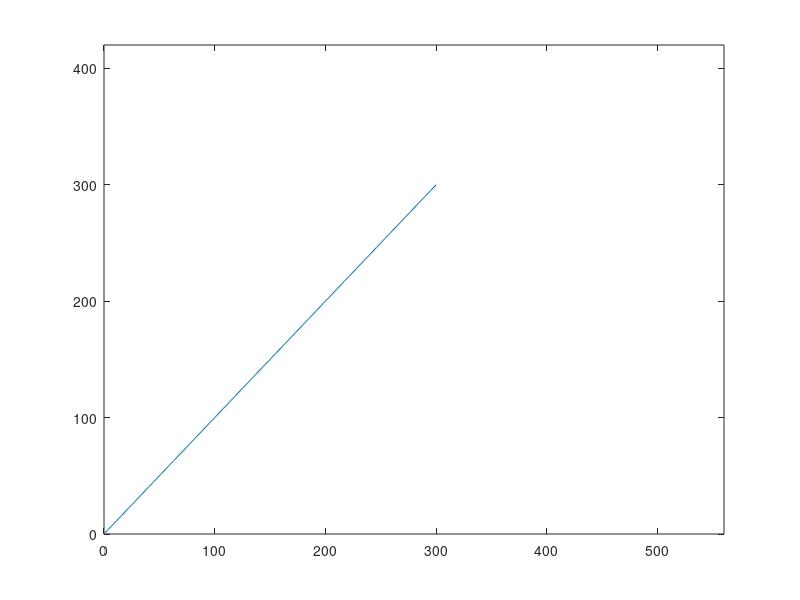

This figure's MATLAB source:
function rotarLinea
h=plot(1:300);
set(gcf,'WindowButtonDownFcn',@downf);
dim=get(gcf,'Position');
xlim([0 dim(3)])
ylim([0 dim(4)])

    function downf(src,~)
        PO = get(h,'YData');
        if strcmp(get(gco,'type'),'line')
            set(src,'WindowButtonMotionFcn',{@mov,PO},...
                'WindowButtonUpFcn',@upf);
        end
    end
    function mov(src,~, PO)
        XX = get(h,'XData');
        YY = get(h,'YData');
        CP = get(src,'CurrentPoint');
        set(h,'YData',PO+CP(2));
    end
    function upf(src,~)
        set(src,'WindowButtonMotionFcn','');
    end
end